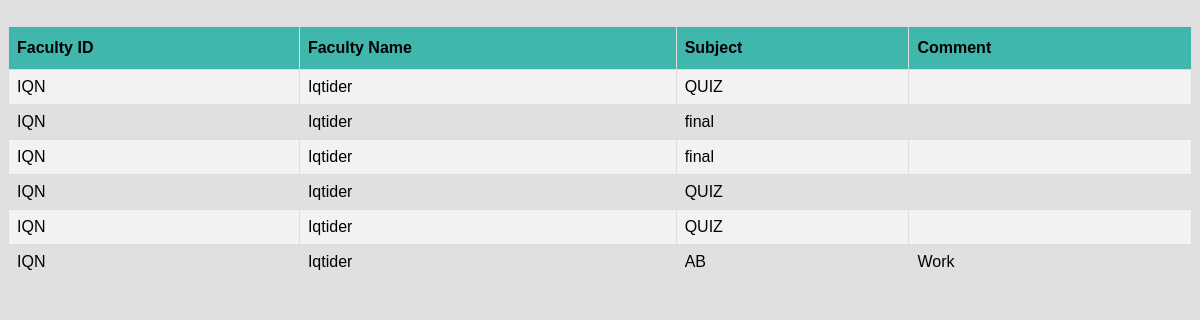
/module/admin/feedback.php (signed in), run on the app's committed database.
### tables this page shows
CREATE TABLE `feedback` (
  `facultyID` text NOT NULL,
  `facultyName` text NOT NULL,
  `subject` text NOT NULL,
  `comment` text NOT NULL
);

### module/admin/feedback.php (the view, shortened to what this page needs)
<?php
include_once('../../service/mysqlcon.php');
$sql = "SELECT * FROM feedback;";
$res = mysqli_query($link, $sql);
$string = "";
while ($row = mysqli_fetch_array($res)) {
    $string .= '<tr><td>' . $row['facultyID']  . '</td><td>' . $row['facultyName'] . '</td><td>' . $row['subject'] .
         '</td><td>' .
        $row['comment'];
}
?>
<html>
<head>
    <link rel="stylesheet" href="des.css">
</head>
<body>
    <br />
    <center>
        <table border="1" id='admin'>
            <tr>
                <th>Faculty ID</th>
                <th>Faculty Name</th>
                <th>Subject</th>
                <th>Comment</th>
            </tr>
            <?php echo $string; ?>
        </table>
    </center>
</body>
</html>

### module/admin/des.css (style rules this page uses)
#admin { font-family: "Trebuchet MS", Arial, Helvetica, sans-serif; border-collapse: collapse; width: 100%; }
#admin td, #admin th { border: 1px solid #ddd; padding: 8px; }
#admin tr:nth-child(even) { background-color: #f2f2f2; }
#admin th { padding-top: 12px; padding-bottom: 12px; text-align: left; background-color: #40b7ad; color: black; }
body { height:100%; background-color:#E0E0E0; }
* { box-sizing: border-box; }

### data on the page
feedback: facultyID "IQN", facultyName "Iqtider", subject "QUIZ"
feedback: facultyID "IQN", facultyName "Iqtider", subject "final"
feedback: facultyID "IQN", facultyName "Iqtider", subject "final"
feedback: facultyID "IQN", facultyName "Iqtider", subject "QUIZ"
feedback: facultyID "IQN", facultyName "Iqtider", subject "QUIZ"
feedback: facultyID "IQN", facultyName "Iqtider", subject "AB", comment "Work"
